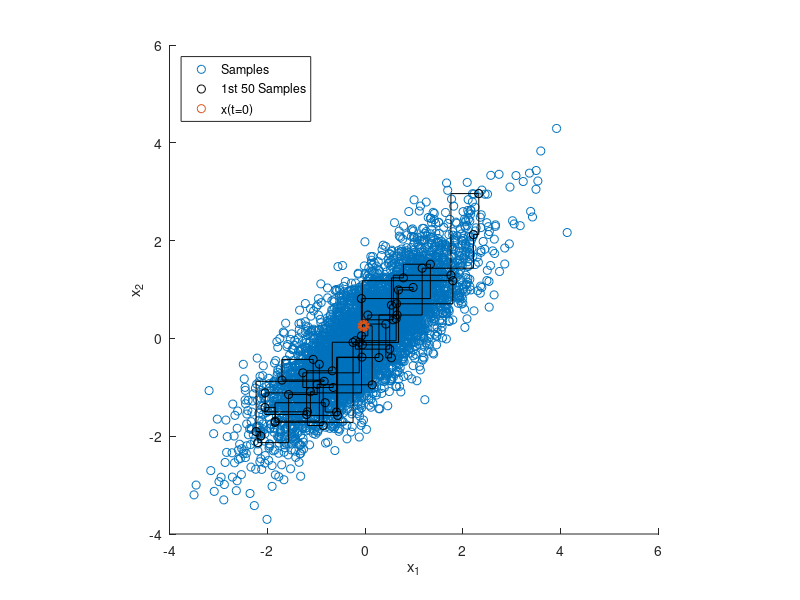

Here is the MATLAB script that generated this plot:
% OPB(:,:,1) = [0.01, 0.7 ; 0.99, 0.3];
% OPB(:,:,2) = [0.8, 0.999 ; 0.2, 0.001];
% 
% B = [0.99, 0.01];
% 
% P = [ 0.73  0.27];

% EXAMPLE: GIBBS SAMPLER FOR BIVARIATE NORMAL
rand('seed' ,12345);
nSamples = 5000;
 
mu = [0 0]; % TARGET MEAN
rho(1) = 0.8; % rho_21
rho(2) = 0.8; % rho_12
 
% INITIALIZE THE GIBBS SAMPLER
propSigma = 1; % PROPOSAL VARIANCE
minn = [-3 -3];
maxx = [3 3];
 
% INITIALIZE SAMPLES
x = zeros(nSamples,2);
x(1,1) = unifrnd(minn(1), maxx(1));
x(1,2) = unifrnd(minn(2), maxx(2));
 
dims = 1:2; % INDEX INTO EACH DIMENSION
 
% RUN GIBBS SAMPLER
t = 1;
while t < nSamples
    t = t + 1;
    T = [t-1,t];
    for iD = 1:2 % LOOP OVER DIMENSIONS
        % UPDATE SAMPLES
        nIx = dims~=iD; % *NOT* THE CURRENT DIMENSION
        % CONDITIONAL MEAN
        muCond = mu(iD) + rho(iD)*(x(T(iD),nIx)-mu(nIx));
        % CONDITIONAL VARIANCE
        varCond = sqrt(1-rho(iD)^2);
        % DRAW FROM CONDITIONAL
        x(t,iD) = normrnd(muCond,varCond);
    end
end
 
% DISPLAY SAMPLING DYNAMICS
figure;
h1 = scatter(x(:,1),x(:,2),'r.');
 
% CONDITIONAL STEPS/SAMPLES
hold on;
for t = 1:50
    plot([x(t,1),x(t+1,1)],[x(t,2),x(t,2)],'k-');
    plot([x(t+1,1),x(t+1,1)],[x(t,2),x(t+1,2)],'k-');
    h2 = plot(x(t+1,1),x(t+1,2),'ko');
end
 
h3 = scatter(x(1,1),x(1,2),'go','Linewidth',3);
legend([h1,h2,h3],{'Samples','1st 50 Samples','x(t=0)'},'Location','Northwest')
hold off;
xlabel('x_1');
ylabel('x_2');
axis square